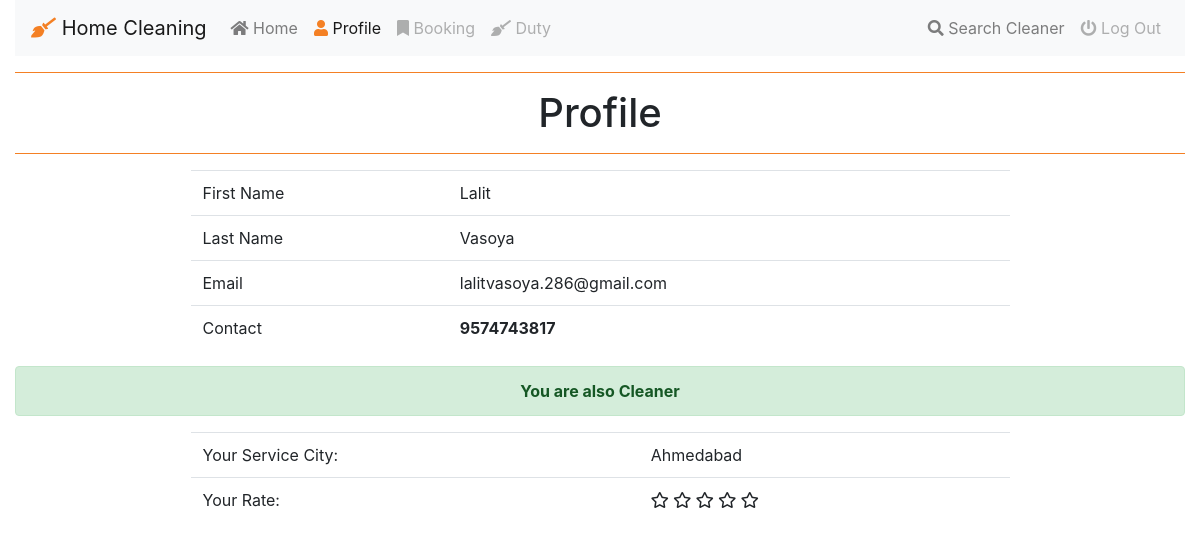
Page /profile/2 (signed in) on the earlier database version.
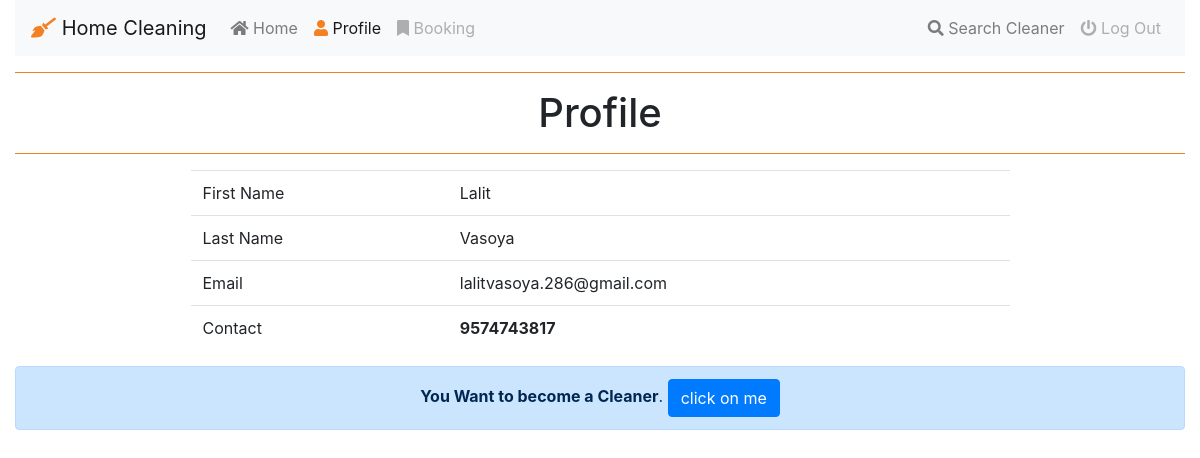
Same page on the later database version.
### registration/models.py (models this page shows, shortened)
class CleanerModel(models.Model):
    user = models.OneToOneField(User,on_delete=models.CASCADE)
    quality_score = models.FloatField(default=0)
    city=models.ForeignKey(CityModel,null=True,on_delete=models.SET_NULL)

class CityModel(models.Model):
    name=models.CharField(max_length=25)
    def __str__(self):
        return self.name

### registration/views.py (the view)
# urls.py: path('profile/<int:pk>',ProfileDetailView.as_view(),name='profile'),
@method_decorator(login_required, name='dispatch')
class ProfileDetailView(DetailView):
    model=User
    template_name="registration/profile.html"
    extra_context={'form':CleanerForm()}
    def get_context_data(self, **kwargs):
        data=super().get_context_data(**kwargs)
        data['form']=CleanerForm()
        if CleanerModel.objects.filter(user=self.request.user).exists():
            data['cleaner']=CleanerModel.objects.get(user=self.request.user)
            data['range']=range(5)
        return data

### registration/models.py (called while the page is built)
    def get_absolute_url(self):
        return reverse("registration:profile", kwargs={"pk": self.pk})

### templates/registration/profile.html (shortened to what this page needs)
{% extends 'registration/base.html' %}
{% block body %}
<div class="col-md-12">
    <center>
        <hr>
        <h1>Profile</h1>
        <hr>
        <table class="table table-hover" style="width:70%;">
            <tr>
                <td>First Name</td>
                <td>{{ object.first_name|title }}</td>
            </tr>
            <tr>
                <td>Last Name</td>
                <td>{{ object.last_name|title }}</td>
            </tr>
            <tr>
                <td>Email</td>
                <td>{{ object.email }}</td>
            </tr>
            <tr>
                <td>Contact</td>
                <td style="font-weight:bold;">{{ object.contact}}</td>
            </tr>
        </table>
        {% if not user.is_cleaner %}
        <div class="alert alert-primary">
            <a href="#" class="alert-link">You Want to become a Cleaner</a>.
            <button type="button" class="btn btn-primary" data-toggle="modal" data-target="#myModal">
                click on me
            </button>
        </div>
        {% else %}
        <div class="alert alert-success">
            <strong>You are also Cleaner</strong>
        </div>
        {% endif %}
        {% if cleaner %}
        <table class="table table-hover" style="width:70%;">
            <tr>
                <td>Your Service City:</td>
                <td>{{ cleaner.city|title }}</td>
            </tr>
            <tr>
                <td>Your Rate:</td>
                <td>
                    {% for j in range %}
                        {% if cleaner.quality_score > j %}
                            <i class="fas fa-star"></i>
                        {% else %}
                            <i class="far fa-star"></i>
                        {% endif %}
                    {% endfor %}
                </td>
            </tr>
        </table>
        {% endif %}
    </center>
</div>
{% endblock body %}

Differences in the rows shown:
removed CleanerModel: city "Ahmedabad", quality_score 0 (drawn)
changed User "Lalit": is_cleaner True → False (drawn)
Other differences:
text no longer shown: "Duty You are also Cleaner Your Service City: Your Rate:"
text now shown: "You Want to become a Cleaner . click on me"
